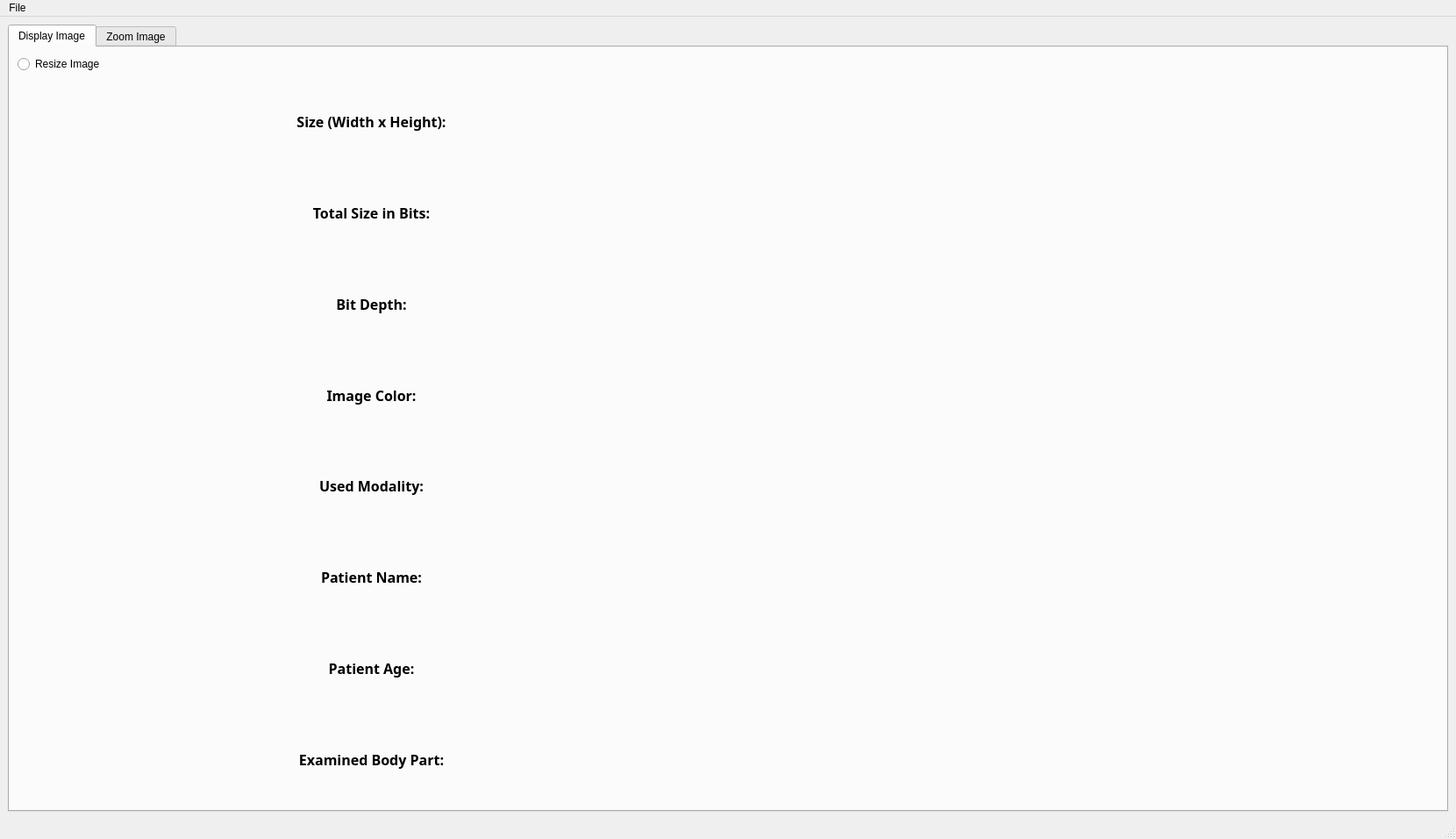
<?xml version="1.0" encoding="UTF-8"?>
<ui version="4.0">
 <class>MainWindow</class>
 <widget class="QMainWindow" name="MainWindow">
  <property name="geometry">
   <rect>
    <x>0</x>
    <y>0</y>
    <width>1660</width>
    <height>956</height>
   </rect>
  </property>
  <property name="windowTitle">
   <string>MainWindow</string>
  </property>
  <widget class="QWidget" name="centralwidget">
   <layout class="QHBoxLayout" name="horizontalLayout">
    <item>
     <widget class="QTabWidget" name="dispayAndZoomImageTab">
      <property name="font">
       <font>
        <family>Arial</family>
       </font>
      </property>
      <property name="currentIndex">
       <number>0</number>
      </property>
      <widget class="QWidget" name="displayImage">
       <attribute name="title">
        <string>Display Image</string>
       </attribute>
       <layout class="QGridLayout" name="gridLayout_7">
        <item row="0" column="0">
         <widget class="QRadioButton" name="reisizeImageRadiobutton">
          <property name="text">
           <string>Resize Image</string>
          </property>
         </widget>
        </item>
        <item row="1" column="0">
         <layout class="QGridLayout" name="imageAndLabelsGridLayout">
          <item row="0" column="0">
           <layout class="QGridLayout" name="imageLayout"/>
          </item>
          <item row="0" column="1">
           <layout class="QGridLayout" name="imageInfoTitlesAndDataLayout">
            <item row="0" column="0">
             <layout class="QVBoxLayout" name="imageTitlesVerticalLayout">
              <item>
               <widget class="QLabel" name="imageSizeTitleLabel">
                <property name="font">
                 <font>
                  <family>Sitka Small Semibold</family>
                  <pointsize>12</pointsize>
                  <weight>75</weight>
                  <bold>true</bold>
                 </font>
                </property>
                <property name="text">
                 <string>Size (Width x Height):</string>
                </property>
                <property name="textFormat">
                 <enum>Qt::AutoText</enum>
                </property>
                <property name="alignment">
                 <set>Qt::AlignCenter</set>
                </property>
               </widget>
              </item>
              <item>
               <widget class="QLabel" name="imageBitsTitleLabel">
                <property name="font">
                 <font>
                  <family>Sitka Small Semibold</family>
                  <pointsize>12</pointsize>
                  <weight>75</weight>
                  <bold>true</bold>
                 </font>
                </property>
                <property name="text">
                 <string>Total Size in Bits:</string>
                </property>
                <property name="alignment">
                 <set>Qt::AlignCenter</set>
                </property>
               </widget>
              </item>
              <item>
               <widget class="QLabel" name="imageBitDepthTitleLabel">
                <property name="font">
                 <font>
                  <family>Sitka Small Semibold</family>
                  <pointsize>12</pointsize>
                  <weight>75</weight>
                  <bold>true</bold>
                 </font>
                </property>
                <property name="text">
                 <string>Bit Depth:</string>
                </property>
                <property name="alignment">
                 <set>Qt::AlignCenter</set>
                </property>
               </widget>
              </item>
              <item>
               <widget class="QLabel" name="imageColorTitleLabel">
                <property name="font">
                 <font>
                  <family>Sitka Small Semibold</family>
                  <pointsize>12</pointsize>
                  <weight>75</weight>
                  <bold>true</bold>
                 </font>
                </property>
                <property name="text">
                 <string>Image Color:</string>
                </property>
                <property name="alignment">
                 <set>Qt::AlignCenter</set>
                </property>
               </widget>
              </item>
              <item>
               <widget class="QLabel" name="usedModalityTitleLabel">
                <property name="font">
                 <font>
                  <family>Sitka Small Semibold</family>
                  <pointsize>12</pointsize>
                  <weight>75</weight>
                  <bold>true</bold>
                 </font>
                </property>
                <property name="text">
                 <string>Used Modality:</string>
                </property>
                <property name="alignment">
                 <set>Qt::AlignCenter</set>
                </property>
               </widget>
              </item>
              <item>
               <widget class="QLabel" name="patientNameTitleLabel">
                <property name="font">
                 <font>
                  <family>Sitka Small Semibold</family>
                  <pointsize>12</pointsize>
                  <weight>75</weight>
                  <bold>true</bold>
                 </font>
                </property>
                <property name="text">
                 <string>Patient Name:</string>
                </property>
                <property name="alignment">
                 <set>Qt::AlignCenter</set>
                </property>
               </widget>
              </item>
              <item>
               <widget class="QLabel" name="patientAgeTitleLabel">
                <property name="font">
                 <font>
                  <family>Sitka Small Semibold</family>
                  <pointsize>12</pointsize>
                  <weight>75</weight>
                  <bold>true</bold>
                 </font>
                </property>
                <property name="text">
                 <string>Patient Age:</string>
                </property>
                <property name="alignment">
                 <set>Qt::AlignCenter</set>
                </property>
               </widget>
              </item>
              <item>
               <widget class="QLabel" name="bodyPartTitleLabel">
                <property name="font">
                 <font>
                  <family>Sitka Small Semibold</family>
                  <pointsize>12</pointsize>
                  <weight>75</weight>
                  <bold>true</bold>
                 </font>
                </property>
                <property name="text">
                 <string>Examined Body Part:</string>
                </property>
                <property name="alignment">
                 <set>Qt::AlignCenter</set>
                </property>
               </widget>
              </item>
             </layout>
            </item>
            <item row="0" column="1">
             <layout class="QVBoxLayout" name="imageInfoDataGridLayout">
              <item>
               <widget class="QLabel" name="imageSizeDataLabel">
                <property name="font">
                 <font>
                  <pointsize>12</pointsize>
                 </font>
                </property>
                <property name="text">
                 <string/>
                </property>
                <property name="alignment">
                 <set>Qt::AlignCenter</set>
                </property>
               </widget>
              </item>
              <item>
               <widget class="QLabel" name="imageBitsDataLabel">
                <property name="font">
                 <font>
                  <pointsize>12</pointsize>
                 </font>
                </property>
                <property name="text">
                 <string/>
                </property>
                <property name="alignment">
                 <set>Qt::AlignCenter</set>
                </property>
               </widget>
              </item>
              <item>
               <widget class="QLabel" name="imageBitDepthDataLabel">
                <property name="font">
                 <font>
                  <pointsize>12</pointsize>
                 </font>
                </property>
                <property name="text">
                 <string/>
                </property>
                <property name="alignment">
                 <set>Qt::AlignCenter</set>
                </property>
               </widget>
              </item>
              <item>
               <widget class="QLabel" name="imageColorDataLabel">
                <property name="font">
                 <font>
                  <pointsize>12</pointsize>
                 </font>
                </property>
                <property name="text">
                 <string/>
                </property>
                <property name="alignment">
                 <set>Qt::AlignCenter</set>
                </property>
               </widget>
              </item>
              <item>
               <widget class="QLabel" name="usedModalityDataLabel">
                <property name="font">
                 <font>
                  <pointsize>12</pointsize>
                 </font>
                </property>
                <property name="text">
                 <string/>
                </property>
                <property name="alignment">
                 <set>Qt::AlignCenter</set>
                </property>
               </widget>
              </item>
              <item>
               <widget class="QLabel" name="patientNameDataLabel">
                <property name="font">
                 <font>
                  <pointsize>12</pointsize>
                 </font>
                </property>
                <property name="text">
                 <string/>
                </property>
                <property name="alignment">
                 <set>Qt::AlignCenter</set>
                </property>
               </widget>
              </item>
              <item>
               <widget class="QLabel" name="patientAgeDataLabel">
                <property name="font">
                 <font>
                  <pointsize>12</pointsize>
                 </font>
                </property>
                <property name="text">
                 <string/>
                </property>
                <property name="alignment">
                 <set>Qt::AlignCenter</set>
                </property>
               </widget>
              </item>
              <item>
               <widget class="QLabel" name="bodyPartDataLabel">
                <property name="font">
                 <font>
                  <pointsize>12</pointsize>
                 </font>
                </property>
                <property name="text">
                 <string/>
                </property>
                <property name="alignment">
                 <set>Qt::AlignCenter</set>
                </property>
               </widget>
              </item>
             </layout>
            </item>
           </layout>
          </item>
         </layout>
        </item>
       </layout>
      </widget>
      <widget class="QWidget" name="zoomImage">
       <attribute name="title">
        <string>Zoom Image</string>
       </attribute>
       <widget class="QWidget" name="layoutWidget">
        <property name="geometry">
         <rect>
          <x>10</x>
          <y>10</y>
          <width>1611</width>
          <height>59</height>
         </rect>
        </property>
        <layout class="QGridLayout" name="zoomingFactorInputAndSpacersGridLayout">
         <item row="0" column="0">
          <layout class="QGridLayout" name="zoomingFactorInputGridLayout">
           <item row="0" column="2">
            <widget class="QPushButton" name="zoomingPushButton">
             <property name="text">
              <string>OK</string>
             </property>
            </widget>
           </item>
           <item row="0" column="0">
            <widget class="QLabel" name="zoomingFactorLabel">
             <property name="font">
              <font>
               <family>Arial</family>
               <pointsize>10</pointsize>
               <weight>50</weight>
               <bold>false</bold>
               <underline>false</underline>
              </font>
             </property>
             <property name="text">
              <string>Zooming Factor:</string>
             </property>
            </widget>
           </item>
           <item row="0" column="1">
            <widget class="QDoubleSpinBox" name="zoomingFactorSpinBox">
             <property name="decimals">
              <number>3</number>
             </property>
             <property name="maximum">
              <double>20.000000000000000</double>
             </property>
             <property name="singleStep">
              <double>0.001000000000000</double>
             </property>
            </widget>
           </item>
          </layout>
         </item>
         <item row="1" column="0">
          <spacer name="verticalSpacer">
           <property name="orientation">
            <enum>Qt::Vertical</enum>
           </property>
           <property name="sizeHint" stdset="0">
            <size>
             <width>20</width>
             <height>13</height>
            </size>
           </property>
          </spacer>
         </item>
         <item row="0" column="1">
          <spacer name="horizontalSpacer">
           <property name="orientation">
            <enum>Qt::Horizontal</enum>
           </property>
           <property name="sizeHint" stdset="0">
            <size>
             <width>808</width>
             <height>20</height>
            </size>
           </property>
          </spacer>
         </item>
         <item row="0" column="2">
          <widget class="QProgressBar" name="interpolationStatusProgressBar">
           <property name="value">
            <number>0</number>
           </property>
          </widget>
         </item>
        </layout>
       </widget>
       <widget class="QWidget" name="layoutWidget">
        <property name="geometry">
         <rect>
          <x>10</x>
          <y>60</y>
          <width>1611</width>
          <height>24</height>
         </rect>
        </property>
        <layout class="QHBoxLayout" name="interpolationLabelsGridLayout">
         <item>
          <layout class="QHBoxLayout" name="nearestNeighbourInterpolationGridLayout">
           <item>
            <spacer name="horizontalSpacer_2">
             <property name="orientation">
              <enum>Qt::Horizontal</enum>
             </property>
             <property name="sizeHint" stdset="0">
              <size>
               <width>148</width>
               <height>20</height>
              </size>
             </property>
            </spacer>
           </item>
           <item>
            <widget class="QLabel" name="nearestNeighbourInterpolationLabel">
             <property name="font">
              <font>
               <family>Cooper Black</family>
               <pointsize>12</pointsize>
               <weight>50</weight>
               <bold>false</bold>
              </font>
             </property>
             <property name="text">
              <string>Nearest Neighbour Interpolation</string>
             </property>
            </widget>
           </item>
           <item>
            <spacer name="horizontalSpacer_3">
             <property name="orientation">
              <enum>Qt::Horizontal</enum>
             </property>
             <property name="sizeHint" stdset="0">
              <size>
               <width>178</width>
               <height>20</height>
              </size>
             </property>
            </spacer>
           </item>
          </layout>
         </item>
         <item>
          <layout class="QHBoxLayout" name="bilinearInterpolationGridLayout">
           <item>
            <spacer name="horizontalSpacer_4">
             <property name="orientation">
              <enum>Qt::Horizontal</enum>
             </property>
             <property name="sizeHint" stdset="0">
              <size>
               <width>188</width>
               <height>20</height>
              </size>
             </property>
            </spacer>
           </item>
           <item>
            <widget class="QLabel" name="bilinearInterpolationLabel">
             <property name="font">
              <font>
               <family>Cooper Black</family>
               <pointsize>12</pointsize>
              </font>
             </property>
             <property name="text">
              <string>Bilinear Interpolation</string>
             </property>
            </widget>
           </item>
           <item>
            <spacer name="horizontalSpacer_5">
             <property name="orientation">
              <enum>Qt::Horizontal</enum>
             </property>
             <property name="sizeHint" stdset="0">
              <size>
               <width>198</width>
               <height>20</height>
              </size>
             </property>
            </spacer>
           </item>
          </layout>
         </item>
        </layout>
       </widget>
       <widget class="QWidget" name="layoutWidget">
        <property name="geometry">
         <rect>
          <x>10</x>
          <y>90</y>
          <width>1611</width>
          <height>721</height>
         </rect>
        </property>
        <layout class="QGridLayout" name="zoomedImagesGridLayout">
         <item row="0" column="1">
          <layout class="QGridLayout" name="bilinearInterpolatedImageGridLayout">
           <property name="sizeConstraint">
            <enum>QLayout::SetMaximumSize</enum>
           </property>
          </layout>
         </item>
         <item row="0" column="0">
          <layout class="QGridLayout" name="nearestNeighbourInterpolatedImageGridLayout">
           <property name="sizeConstraint">
            <enum>QLayout::SetMaximumSize</enum>
           </property>
          </layout>
         </item>
        </layout>
       </widget>
       <widget class="QLabel" name="originalImageSizeTitleLabel">
        <property name="geometry">
         <rect>
          <x>410</x>
          <y>830</y>
          <width>161</width>
          <height>21</height>
         </rect>
        </property>
        <property name="font">
         <font>
          <family>Cooper Black</family>
          <pointsize>12</pointsize>
         </font>
        </property>
        <property name="text">
         <string>Original Image Size:</string>
        </property>
       </widget>
       <widget class="QLabel" name="originalImageSizeDataLabel">
        <property name="geometry">
         <rect>
          <x>590</x>
          <y>830</y>
          <width>211</width>
          <height>21</height>
         </rect>
        </property>
        <property name="font">
         <font>
          <pointsize>12</pointsize>
         </font>
        </property>
        <property name="text">
         <string/>
        </property>
       </widget>
       <widget class="QLabel" name="imageSizeAfterZoomingDataLabel">
        <property name="geometry">
         <rect>
          <x>1060</x>
          <y>830</y>
          <width>221</width>
          <height>21</height>
         </rect>
        </property>
        <property name="font">
         <font>
          <pointsize>12</pointsize>
         </font>
        </property>
        <property name="text">
         <string/>
        </property>
       </widget>
       <widget class="QLabel" name="imageSizeAfterZoomingTitleLabel">
        <property name="geometry">
         <rect>
          <x>830</x>
          <y>830</y>
          <width>221</width>
          <height>21</height>
         </rect>
        </property>
        <property name="font">
         <font>
          <family>Cooper Black</family>
          <pointsize>12</pointsize>
         </font>
        </property>
        <property name="text">
         <string>Image Size After Zooming:</string>
        </property>
       </widget>
      </widget>
     </widget>
    </item>
   </layout>
  </widget>
  <widget class="QMenuBar" name="menubar">
   <property name="geometry">
    <rect>
     <x>0</x>
     <y>0</y>
     <width>1660</width>
     <height>21</height>
    </rect>
   </property>
   <widget class="QMenu" name="menuFile">
    <property name="title">
     <string>File</string>
    </property>
    <addaction name="actionOpen_Image"/>
   </widget>
   <addaction name="menuFile"/>
  </widget>
  <widget class="QStatusBar" name="statusbar"/>
  <action name="actionOpen_Image">
   <property name="text">
    <string>Open Image</string>
   </property>
  </action>
 </widget>
 <resources/>
 <connections/>
</ui>
